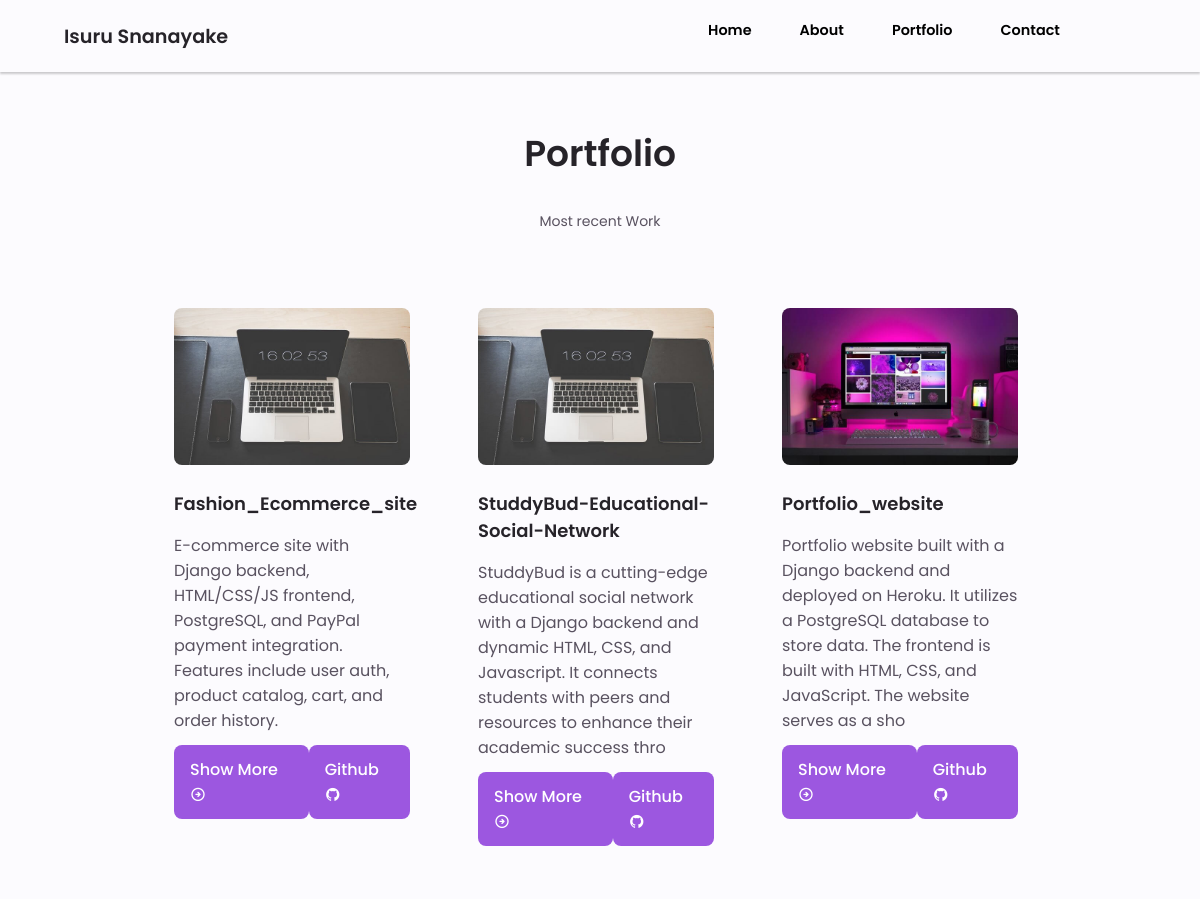
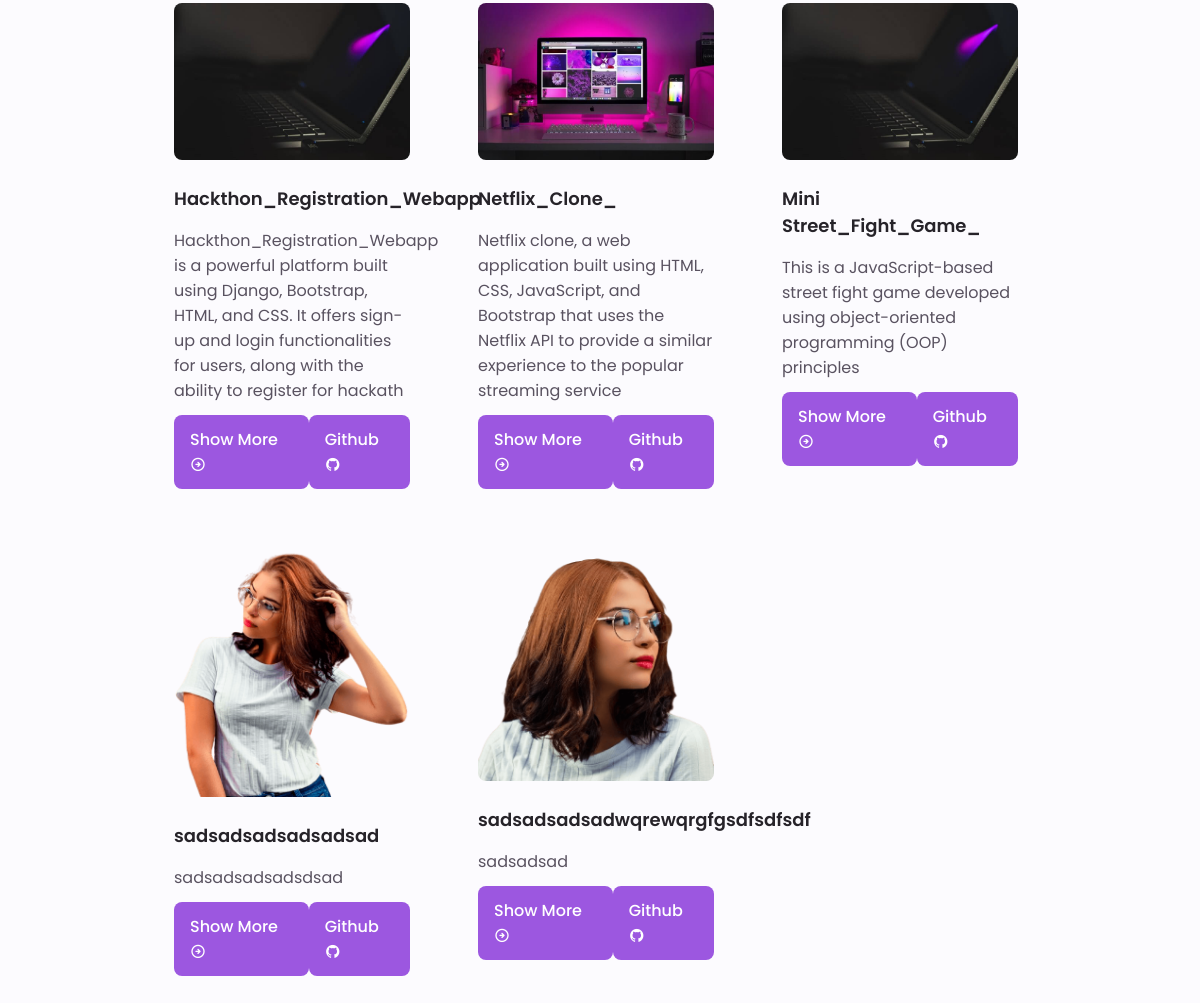
/projects/, run on the app's committed database (2 pictures, top to bottom).
### portfolio/models.py (models this page shows, shortened)
class Projects(models.Model):
    title = models.CharField(max_length=200)
    thumbnail = models.ImageField(null=True,blank=True)
    body = models.CharField(max_length=200,null=True)
    project_description = RichTextField(null=True)
    created = models.DateTimeField(auto_now_add=True)
    github_link = models.URLField(null=True,blank=True)
    def imageURL(self):
        try:
            url = self.thumbnail.url
        except:
            url = ""
        return url

### portfolio/views.py (the view)
# urls.py: path('projects/', views.projects, name="projects"),
def projects(request):
    projects = Projects.objects.all()
    context = {"projects": projects}
    return render(request, "projects.html", context)

### templates/projects.html
{% extends "main.html" %}
{% load static %}
{% block content %}
 <section class="portfolio section" id="portfolio">
        <h2 class="section-title">Portfolio</h2>
        <span class="section-subtitle">Most recent Work</span>
        <div class="portfolio-container container">
{% for project in projects %}
            <div class="portfolio-content">
                <img src="{{ project.imageURL }}" class="project-img">
                <div class="project-data">
                    <h3 class="project-title">{{ project.title }}</h3>
                    <p class="project-desc">{{ project.body }}</p>
                    <div class="button-container">
                        <a href="{% url "project-page" project.id %}" class="button button-flex project-button"> Show More<i
                                class="uil uil-arrow-circle-right button-icon"></i></a>
                        <a href="{{ project.github_link }}" class="button button-flex project-button">Github<i
                                class="uil uil-github button-icon"></i> </a>
                    </div>
                </div>
            </div>
 {% endfor %}
        </div>
    </section>
{% endblock %}

### static/css/style.css (style rules this page uses)
:root { --header-height: 3rem; --hue-color: 270; --first-color: hsl(var(--hue-color), 69%, 61%); --first-color-second: hsl(var(--hue-color), 69%, 61%); --first-color-alt: hsl(var(--hue-color), 57%, 53%); --first-color-lighter: hsl(var(--hue-color), 92%, 85%); --title-color: hsl(var(--hue-color), 8%, 15%); --text-color: hsl(var(--hue-color), 8%, 35%); --text-color-light: hsl(var(--hue-color), 8%, 65%); --input-color: hsl(var(--hue-color), 70%, 96%); --body-color: hsl(var(--hue-color), 60%, 99%); --container-color: #fff; --scroll-bar-color: hsl(var(--hue-color), 12%, 90%); --scroll-thumb-color: hsl(var(--hue-color), 12%, 80%); --body-font: 'Poppins', sans-serif; --big-font-size: 2rem; --h1-font-size: 1.5rem; --h2-font-size: 1.25rem; --h3-font-size: 1.125rem; --normal-font-size: 1rem; --small-font-size: 0.9rem; --smaller-font-size: .85rem; }
* { box-sizing: border-box; }
body { margin: 0; font-family: var(--body-font); font-size: var(--normal-font-size); background: var(--body-color); color: var(--text-color); }
h1, h2, h3, h4 { color: var(--title-color); font-weight: 600; }
a { text-decoration: none; }
img { max-width: 100%; height: auto; }
.section { padding: 0; }
.section-title { font-size: 2.25rem; color: var(--title-color); }
.section-subtitle { display: block; font-size: 0.875rem; margin-bottom: 3rem; }
.section-subtitle, .section-title { text-align: center; }
.container { max-width: 900px; margin: 0 24px; }
.button { display: inline-block; background: var(--first-color); color: #ffffff; border-radius: 8px; padding: 12px 16px; font-weight: 500; }
.portfolio-container { display: grid; grid-template-columns: 1fr; grid-gap: 100px; }
.portfolio-content { max-width: 284px; padding: 12px 24px; margin-bottom: 12px; }
.project-img { width: 265px; border-radius: 8px; justify-self: center; }
.project-title { font-size: var(--h3-font-size); margin-bottom: 8px; }
.project-desc { margin-bottom: 12px; }
.button-container { display: flex; justify-content: space-evenly; }
@media screen and (min-width: 568px) { .skills-container, .contact-container, .portfolio-container { grid-gap: 20px; grid-template-columns:1fr 1fr; } }
@media screen and (min-width: 800px) { .section { padding: 96px 0 32px; } }
@media screen and (min-width: 800px) { .section-subtitle { margin-bottom: 64px; } }
@media screen and (min-width: 800px) { .container { margin-left: auto; margin-right: auto; } }
@media screen and (min-width: 800px) { .portfolio-container { grid-template-columns: repeat(3, max-content); } }

### data on the page
Projects: imageURL (picture), title "Fashion_Ecommerce_site", body "E-commerce site with Django backend, HTML/CSS/JS frontend, PostgreSQL, and PayPal payment integration. Features include user auth, product catalog, cart, and order history."
Projects: imageURL (picture), title "StuddyBud-Educational-Social-Network", body "StuddyBud is a cutting-edge educational social network with a Django backend and dynamic HTML, CSS, and Javascript. It connects students with peers and resources to enhance their academic success thro"
Projects: imageURL (picture), title "Portfolio_website", body "Portfolio website built with a Django backend and deployed on Heroku. It utilizes a PostgreSQL database to store data. The frontend is built with HTML, CSS, and JavaScript. The website serves as a sho"
Projects: imageURL (picture), title "Hackthon_Registration_Webapp", body "Hackthon_Registration_Webapp is a powerful platform built using Django, Bootstrap, HTML, and CSS. It offers sign-up and login functionalities for users, along with the ability to register for hackath"
Projects: imageURL (picture), title "Netflix_Clone_", body "Netflix clone, a web application built using HTML, CSS, JavaScript, and Bootstrap that uses the Netflix API to provide a similar experience to the popular streaming service"
Projects: imageURL (picture), title "Mini Street_Fight_Game_", body "This is a JavaScript-based street fight game developed using object-oriented programming (OOP) principles"
Projects: imageURL (picture), title "sadsadsadsadsadsad", body "sadsadsadsadsdsad"
Projects: imageURL (picture), title "sadsadsadsadwqrewqrgfgsdfsdfsdf", body "sadsadsad"
